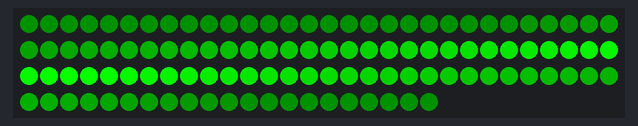
Bench run of a sketch on a simulated Arduino Uno, built with avr-gcc and run on an emulated ATmega328P. Parts: 111 RGB LEDs in strip order, left to right, continuing on the next row.

Above: at 0.49 s.
At 4.39 s:
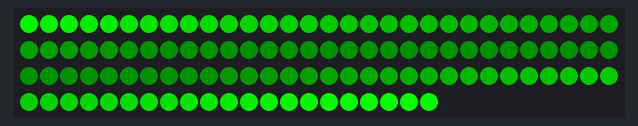
At 10.69 s:
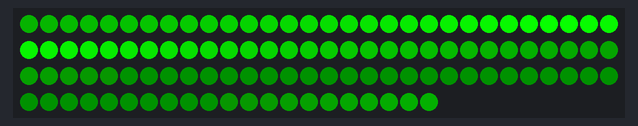

Measured:
- by itself, everything shown: repeats every 11.1 s, in 37 steps

The sketch:

NeoPixelRotateLoop.ino
```cpp
// NeoPixelFunLoop
// This example will move a trail of light around a series of pixels.
// A ring formation of pixels looks best.
// The trail will have a slowly fading tail.
//
// This will demonstrate the use of the RotateRight method.
//

#include <NeoPixelBus.h>
#include <NeoPixelAnimator.h>


const uint16_t PixelCount = 111; // make sure to set this to the number of pixels in your strip
const uint16_t PixelPin = 2;  // make sure to set this to the correct pin, ignored for Esp8266
const uint16_t AnimCount = 1; // we only need one
const uint16_t TailLength = 55; // length of the tail, must be shorter than PixelCount
const float MaxLightness = 0.5f; // max lightness at the head of the tail (0.5f is full bright)
const float MinLightness = 0.15f;
const float hue = 0.3f;

NeoGamma<NeoGammaTableMethod> colorGamma; // for any fade animations, best to correct gamma

NeoPixelBus<NeoGrbFeature, Neo800KbpsMethod> strip(PixelCount, PixelPin);
// for esp8266 omit the pinan
//NeoPixelBus<NeoGrbFeature, Neo800KbpsMethod> strip(PixelCount);

struct MyAnimationState
{
    RgbColor StartingColor;
    RgbColor EndingColor;
    uint16_t IndexPixel; // which pixel this animation is effecting
};

NeoPixelAnimator animations(AnimCount); // NeoPixel animation management object


void LoopAnimUpdate(const AnimationParam& param)
{
    // wait for this animation to complete,
    // we are using it as a timer of sorts
    if (param.state == AnimationState_Completed)
    {


        // done, time to restart this position tracking animation/timer
        animations.RestartAnimation(param.index);

        // rotate the complete strip one pixel to the right on every update
        strip.RotateRight(1);


    }
}

/*
void BlendAnimUpdate(const AnimationParam& param)
{

    if (param.state == AnimationState_Completed)
    {
        for (uint16_t index = 0; index < strip.PixelCount(); index++)
        {
          HslColor oldColor = strip.GetPixelColor(index);
          float newHue = oldColor.H + 0.001f;
          if(newHue > 1.0f) newHue = 0.0f;
          RgbColor newColor = HslColor(newHue, oldColor.S, oldColor.L);
          strip.SetPixelColor(index, colorGamma.Correct(newColor));
        }

        // done, time to restart this position tracking animation/timer
        animations.RestartAnimation(param.index);
    }

}*/

void DrawTailPixels()
{

    float hue = 0.3f;
    for (uint16_t index = 0; index <= strip.PixelCount() / 2/*&& index <= TailLength*/; index++)
    {
        float lightness = index * MaxLightness / TailLength;
        if (lightness < MinLightness) lightness = MinLightness;
        if (lightness > MaxLightness) lightness = MaxLightness;
        RgbColor color = HslColor(hue, 1.0f, lightness);

        strip.SetPixelColor(index, colorGamma.Correct(color));
        strip.SetPixelColor(strip.PixelCount()-index, colorGamma.Correct(color));
    }

    for (uint16_t index = 0; index <= strip.PixelCount(); index++)
    {
        HslColor color = strip.GetPixelColor(index);
        /*if(color.L < MinLightness)
        {
          color.L = MinLightness;
          RgbColor newColor = RgbColor(color);
          strip.SetPixelColor(index, colorGamma.Correct(newColor));
        }*/

        /*Serial.print(index);
        Serial.print(":");
        Serial.print(color.L);
        Serial.println();*/
    }
}

void setup()
{
    //Serial.begin(115200);
    strip.Begin();
    strip.Show();

    //SetRandomSeed();

    // Draw the tail that will be rotated through all the rest of the pixels
    DrawTailPixels();


    animations.StartAnimation(0, 25, LoopAnimUpdate);
    //animations.StartAnimation(1, 30, BlendAnimUpdate);
}


void loop()
{
    // this is all that is needed to keep it running
    // and avoiding using delay() is always a good thing for
    // any timing related routines
    animations.UpdateAnimations();
    strip.Show();
}
```
